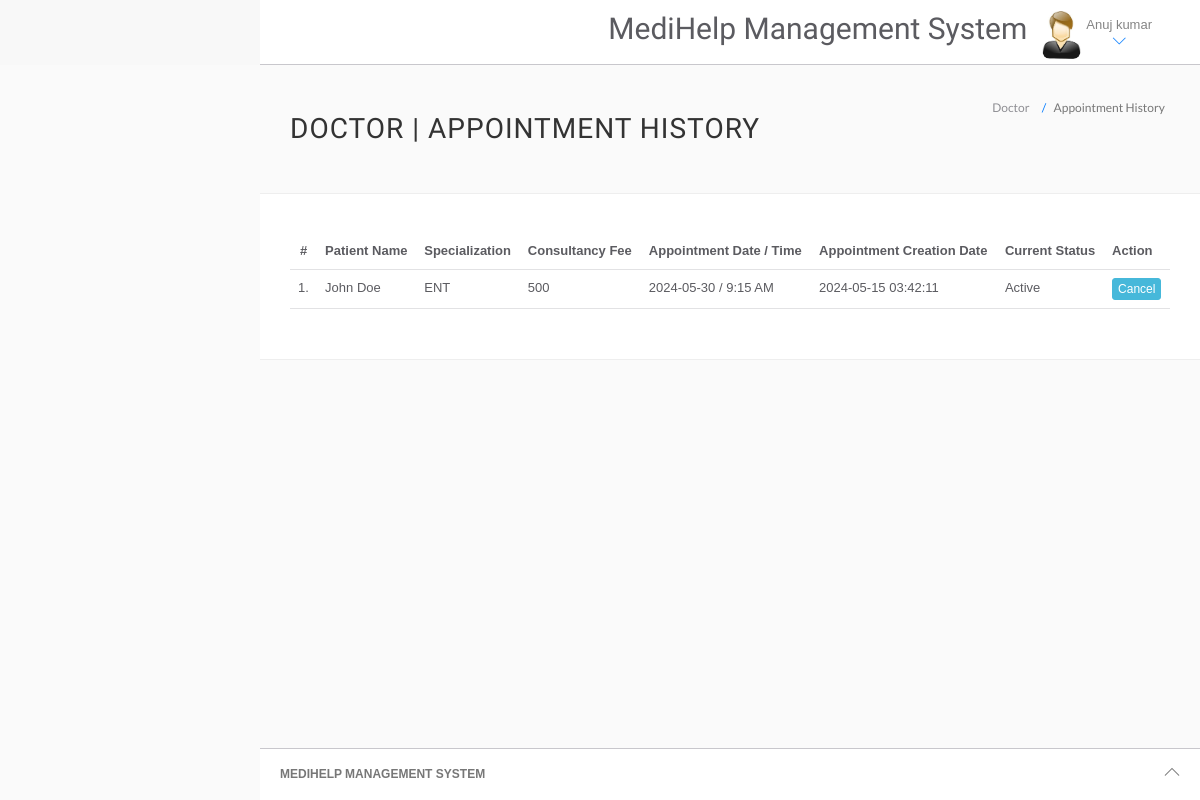
Before: /hms/doctor/appointment-history.php (signed in) with the older database file.
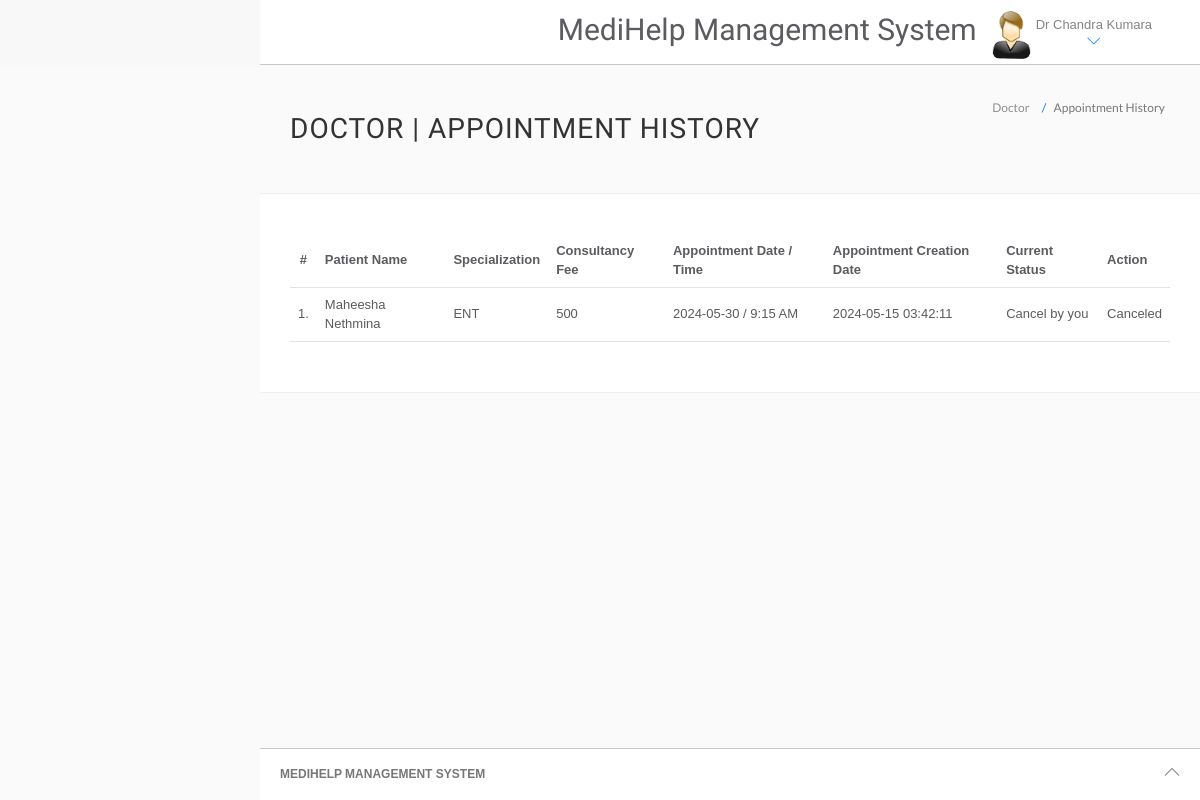
After: the same page with the newer database file.
### tables this page shows
CREATE TABLE `doctors` (
  `id` int(11) NOT NULL,
  `specilization` varchar(255) DEFAULT NULL,
  `doctorName` varchar(255) DEFAULT NULL,
  `address` longtext DEFAULT NULL,
  `docFees` varchar(255) DEFAULT NULL,
  `contactno` bigint(11) DEFAULT NULL,
  `docEmail` varchar(255) DEFAULT NULL,
  `password` varchar(255) DEFAULT NULL,
  `creationDate` timestamp NULL DEFAULT current_timestamp(),
  `updationDate` timestamp NULL DEFAULT NULL ON UPDATE current_timestamp()
);

CREATE TABLE `appointment` (
  `id` int(11) NOT NULL,
  `doctorSpecialization` varchar(255) DEFAULT NULL,
  `doctorId` int(11) DEFAULT NULL,
  `userId` int(11) DEFAULT NULL,
  `consultancyFees` int(11) DEFAULT NULL,
  `appointmentDate` varchar(255) DEFAULT NULL,
  `appointmentTime` varchar(255) DEFAULT NULL,
  `postingDate` timestamp NULL DEFAULT current_timestamp(),
  `userStatus` int(11) DEFAULT NULL,
  `doctorStatus` int(11) DEFAULT NULL,
  `updationDate` timestamp NULL DEFAULT NULL ON UPDATE current_timestamp()
);

CREATE TABLE `users` (
  `id` int(11) NOT NULL,
  `fullName` varchar(255) DEFAULT NULL,
  `address` longtext DEFAULT NULL,
  `city` varchar(255) DEFAULT NULL,
  `gender` varchar(255) DEFAULT NULL,
  `email` varchar(255) DEFAULT NULL,
  `password` varchar(255) DEFAULT NULL,
  `regDate` timestamp NULL DEFAULT current_timestamp(),
  `updationDate` timestamp NULL DEFAULT NULL ON UPDATE current_timestamp()
);

### hms/doctor/appointment-history.php (the view, shortened to what this page needs)
<?php
include('include/config.php');
if (strlen($_SESSION['id'] == 0)) {
	header('location:logout.php');
} else {
?>
	<!DOCTYPE html>
	<html lang="en">
	<head>
		<link rel="stylesheet" href="vendor/bootstrap/css/bootstrap.min.css">
		<link rel="stylesheet" href="vendor/fontawesome/css/font-awesome.min.css">
		<link rel="stylesheet" href="vendor/themify-icons/themify-icons.min.css">
		<link href="vendor/animate.css/animate.min.css" rel="stylesheet" media="screen">
		<link href="vendor/perfect-scrollbar/perfect-scrollbar.min.css" rel="stylesheet" media="screen">
		<link href="vendor/switchery/switchery.min.css" rel="stylesheet" media="screen">
		<link href="vendor/bootstrap-touchspin/jquery.bootstrap-touchspin.min.css" rel="stylesheet" media="screen">
		<link href="vendor/select2/select2.min.css" rel="stylesheet" media="screen">
		<link href="vendor/bootstrap-datepicker/bootstrap-datepicker3.standalone.min.css" rel="stylesheet" media="screen">
		<link href="vendor/bootstrap-timepicker/bootstrap-timepicker.min.css" rel="stylesheet" media="screen">
		<link rel="stylesheet" href="assets/css/styles.css">
		<link rel="stylesheet" href="assets/css/plugins.css">
		<link rel="stylesheet" href="assets/css/themes/theme-1.css" id="skin_color" />
	</head>
	<body>
		<div id="app">
			<div class="app-content">
				<?php include('include/header.php'); ?>
				<div class="main-content">
					<div class="wrap-content container" id="container">
						<section id="page-title">
							<div class="row">
								<div class="col-sm-8">
									<h1 class="mainTitle">Doctor | Appointment History</h1>
								</div>
								<ol class="breadcrumb">
									<li>
										<span>Doctor </span>
									</li>
									<li class="active">
										<span>Appointment History</span>
									</li>
								</ol>
							</div>
						</section>
						<div class="container-fluid container-fullw bg-white">
							<div class="row">
								<div class="col-md-12">
									<table class="table table-hover" id="sample-table-1">
										<thead>
											<tr>
												<th class="center">#</th>
												<th class="hidden-xs">Patient Name</th>
												<th>Specialization</th>
												<th>Consultancy Fee</th>
												<th>Appointment Date / Time </th>
												<th>Appointment Creation Date </th>
												<th>Current Status</th>
												<th>Action</th>
											</tr>
										</thead>
										<tbody>
											<?php
											$sql = mysqli_query($con, "select users.fullName as fname,appointment.*  from appointment join users on users.id=appointment.userId where appointment.doctorId='" . $_SESSION['id'] . "'");
											$cnt = 1;
											while ($row = mysqli_fetch_array($sql)) {
											?>
												<tr>
													<td class="center"><?php echo $cnt; ?>.</td>
													<td class="hidden-xs"><?php echo $row['fname']; ?></td>
													<td><?php echo $row['doctorSpecialization']; ?></td>
													<td><?php echo $row['consultancyFees']; ?></td>
													<td><?php echo $row['appointmentDate']; ?> / <?php echo
																									$row['appointmentTime']; ?>
													</td>
													<td><?php echo $row['postingDate']; ?></td>
													<td>
														<?php if (($row['userStatus'] == 1) && ($row['doctorStatus'] == 1)) {
															echo "Active";
														}
														if (($row['userStatus'] == 1) && ($row['doctorStatus'] == 0)) {
															echo "Cancel by you";
														}
														?></td>
													<td>
														<div class="visible-md visible-lg hidden-sm hidden-xs">
															<?php if (($row['userStatus'] == 1) && ($row['doctorStatus'] == 1)) { ?>
																<a href="appointment-history.php?id=<?php echo $row['id'] ?>&cancel=update" onClick="return confirm('Are you sure you want to cancel this appointment ?')" class="btn btn-info btn-xs" title="Cancel Appointment" tooltip-placement="top" tooltip="Remove">Cancel</a>
															<?php } else {
																echo "Canceled";
															} ?>
														</div>
													</td>
												</tr>
											<?php
												$cnt = $cnt + 1;
											} ?>
										</tbody>
									</table>
								</div>
							</div>
						</div>
					</div>
				</div>
			</div>
			<?php include('include/footer.php'); ?>
		</div>
	</body>
	</html>
<?php } ?>

### hms/doctor/include/header.php (shortened to what this page needs)
<header class="navbar navbar-default navbar-static-top">
	<div class="navbar-collapse collapse">
		<ul class="nav navbar-right">
			<li style="padding-top:2% ">
				<h2>MediHelp Management System</h2>
			</li>
			<li class="dropdown current-user">
				<a href class="dropdown-toggle" data-toggle="dropdown">
					<img src="assets/images/images.jpg"> <span class="username">
						<?php $query = mysqli_query($con, "select doctorName from doctors where id='" . $_SESSION['id'] . "'");
						while ($row = mysqli_fetch_array($query)) {
							echo $row['doctorName'];
						}
						?> <i class="ti-angle-down"></i></i></span>
				</a>
			</li>
		</ul>
	</div>
</header>

Changed rows visible on the page:
removed appointment: users.fullName "John Doe", doctorSpecialization "ENT", consultancyFees "500", appointmentDate "2024-05-30", appointmentTime "9:15 AM", postingDate "2024-05-15 03:42:11", userStatus "Active"
changed doctors: doctorName "Anuj kumar" → "Dr Chandra Kumara"
added appointment: users.fullName "Maheesha Nethmina", doctorSpecialization "ENT", consultancyFees "500", appointmentDate "2024-05-30", appointmentTime "9:15 AM", postingDate "2024-05-15 03:42:11", userStatus "Cancel by you"
